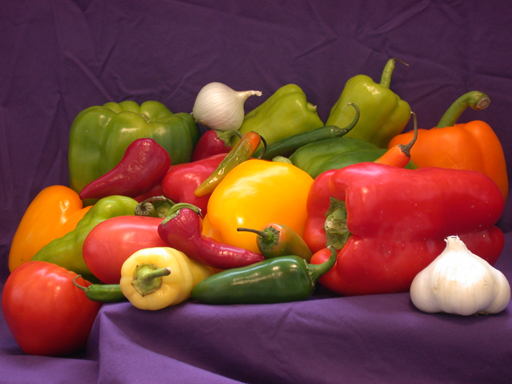
%> input picture sample_images/peppers.png, 512 x 384 px
$ octave --eval "result = rgbToHsi(imread('../sample_images/peppers.png'));"   (GNU Octave 9; MATLAB toolbox functions it lacks are replaced by stand-ins)
%> lines starting %> are read from the running program, lines starting %| are printed output that depends on the picture
### core/toDouble.m
function D = toDouble(I)
%TODOUBLE Convert an image of any class to double in the range [0,1].
%   Equivalent to im2double, written in base MATLAB:
%     uint8   0..255   -> 0..1
%     uint16  0..65535 -> 0..1
%     logical          -> 0 or 1
%     double/single    -> unchanged (assumed already in [0,1])

if isa(I, 'double')
    D = I;
elseif isa(I, 'single') || islogical(I)
    D = double(I);
elseif isinteger(I)
    lo = double(intmin(class(I)));
%> lo = 0
    hi = double(intmax(class(I)));
%> hi = 255
    D = (double(I) - lo) / (hi - lo);
else
    error('ImageLab:invalidImage', 'Unsupported image class "%s".', class(I));
end
end

### color/rgbToHsi.m
function HSI = rgbToHsi(I)
% [9 lines of commented-out code are left out]

I = toDouble(I);
R = I(:,:,1); G = I(:,:,2); B = I(:,:,3);
%> after `B = I(:,:,3)`:
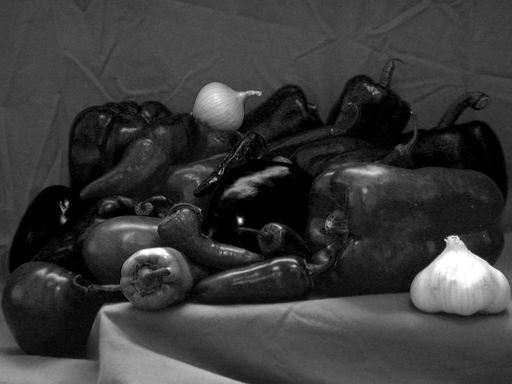
%> B: size 384x512 double; min 0, max 1, mean 0.226
num = 0.5 * ((R - G) + (R - B));
den = sqrt((R - G).^2 + (R - B) .* (G - B));
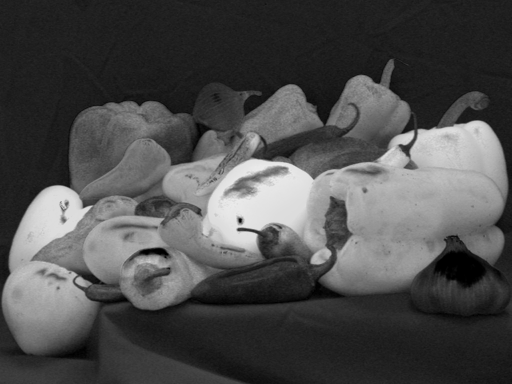
%> den: size 384x512 double; min 0, max 0.923, mean 0.302
theta = acosd(min(max(num ./ max(den, eps), -1), 1));
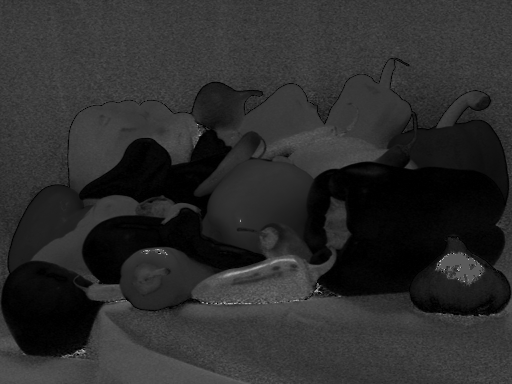
%> theta: size 384x512 double; min 0, max 180, mean 44.7
H = theta;
H(B > G) = 360 - H(B > G);
H = H / 360;
S = 1 - 3 * min(min(R, G), B) ./ (R + G + B + eps);
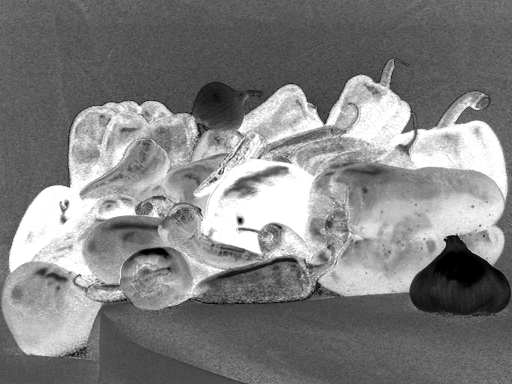
%> S: size 384x512 double; min 0, max 1, mean 0.505
In = (R + G + B) / 3;
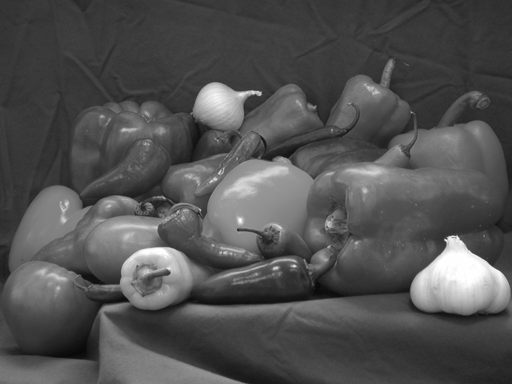
%> In: size 384x512 double; min 0.0314, max 1, mean 0.32
H(S == 0) = 0;                       % grey: hue is undefined
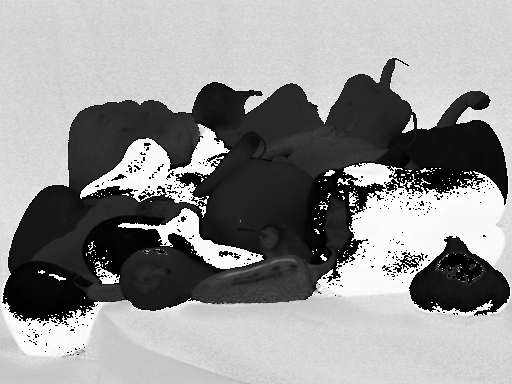
%> H: size 384x512 double; min 0, max 0.999, mean 0.578
HSI = cat(3, H, S, In);
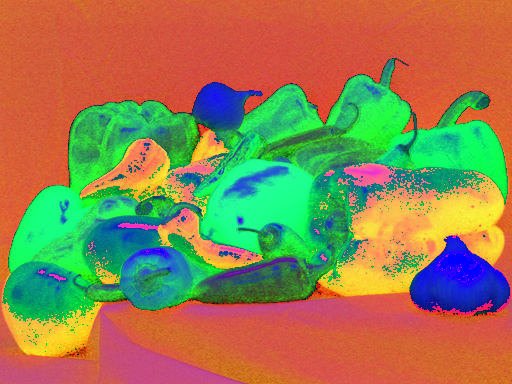
%> HSI: size 384x512x3 double; mean R, G, B 0.578, 0.505, 0.32
end
